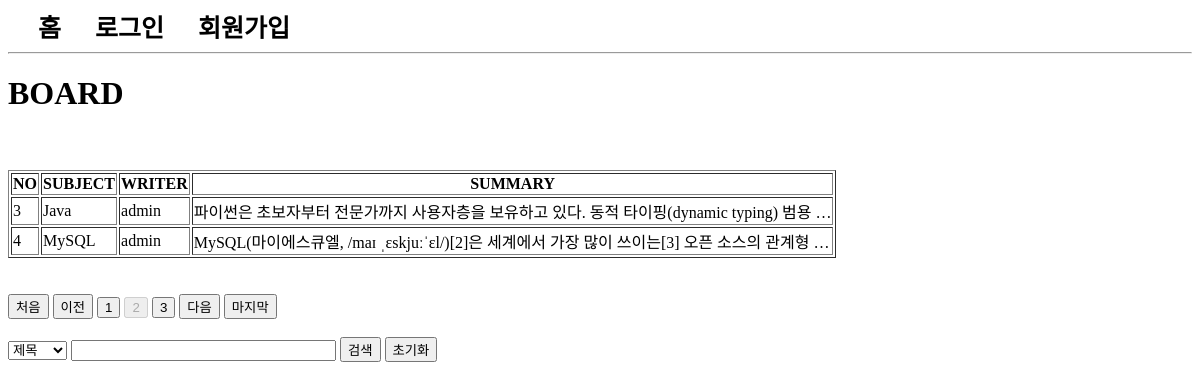
Screenshot of /board/index/?page=2&cate=&kw= with the database file from the repository.
### board/models.py (models this page shows, shortened)
class Board(models.Model):
    subject = models.CharField(max_length=100)
    writer = models.ForeignKey(User, on_delete=models.CASCADE)
    content = models.TextField()
    pubdate = models.DateTimeField(default=timezone.now)

### acc/models.py (models this page shows, shortened)
class User(AbstractUser):
    pic = models.ImageField()
    age = models.IntegerField(default=0)
    comment = models.TextField()

### board/views.py (the view)
# urls.py: path('index/', views.index, name="index"),
def index(request):
    cate = request.GET.get("cate", "")
    kw = request.GET.get("kw","")
    pg = request.GET.get("page", 1)
    if kw:
        if cate == "sub":
            b = Board.objects.filter(subject__startswith=kw)
        elif cate == "wri":
            try:
                from acc.models import User
                u = User.objects.get(username=kw)
                b = Board.objects.filter(writer=u)
            except:
                b = Board.objects.none()
        elif cate == "con":
            b = Board.objects.filter(content__contains=kw)
    else:
        b = Board.objects.all()
    pag = Paginator(b, 2)
    obj = pag.get_page(pg)
    context = {
        "bset" : obj,
        "cate" : cate,
        "kw" : kw
    }
    return render(request, "board/index.html", context)

### templates/board/index.html (shortened to what this page needs)
{% extends 'base.html' %}
{% block con %}
    <h1><b>BOARD</b></h1>
    <table border="1">
        <tr>
            <th>NO</th>
            <th>SUBJECT</th>
            <th>WRITER</th>
            <th>SUMMARY</th>
        </tr>
        {% for i in bset %}
            <tr>
                <td>{{ bset.start_index|add:forloop.counter0 }}</td>
                <td>{{ i.subject }}</td>
                <td>{{ i.writer }}</td>
                <td>{{ i.content|truncatewords:10 }}</td>
            </tr>
        {% endfor %}
    </table>
    {% if bset.has_previous %}
        <a href="{% url 'board:index' %}?page=1&cate={{cate}}&kw={{kw}}"><button>처음</button></a>
        <a href="{% url 'board:index' %}?page={{ bset.previous_page_number }}&cate={{cate}}&kw={{kw}}"><button>이전</button></a>
    {% else %}
        <button disabled>처음</button>
        <button disabled>이전</button>
    {% endif %}
    {% for i in bset.paginator.page_range %}
        <a href="{% url 'board:index' %}?page={{i}}&cate={{cate}}&kw={{kw}}"><button {% if bset.number == i %} disabled {% endif %}>{{i}}</button></a>
    {% endfor %}
    {% if bset.has_next %}
        <a href="{% url 'board:index' %}?page={{ bset.next_page_number }}&cate={{cate}}&kw={{kw}}"><button>다음</button></a>
        <a href="{% url 'board:index' %}?page={{ bset.paginator.num_pages }}&cate={{cate}}&kw={{kw}}"><button>마지막</button></a>
    {% else %}
        <button disabled>다음</button>
        <button disabled>마지막</button>
    {% endif %}
    <form>
        <select name="cate">
            <option value="sub" {% if cate == "sub" %} selected {% endif %}>제목</option>
        </select>
        <input type="text" name="kw" value="{{kw}}" size="30">
        <button>검색</button>
        <a href="{% url 'board:index' %}"><button type="button">초기화</button></a>
    </form>
{% endblock %}

### rows the page displays
Board: start_index|add "3", subject "Java", writer "admin", content "파이썬은 초보자부터 전문가까지 사용자층을 보유하고 있다. 동적 타이핑(dynamic typing) 범용 …"
Board: start_index|add "4", subject "MySQL", writer "admin", content "MySQL(마이에스큐엘, /maɪ ˌɛskjuːˈɛl/)[2]은 세계에서 가장 많이 쓰이는[3] 오픈 소스의 관계형 …"

### other values shown
{{ i }} "1" "2" "3"
